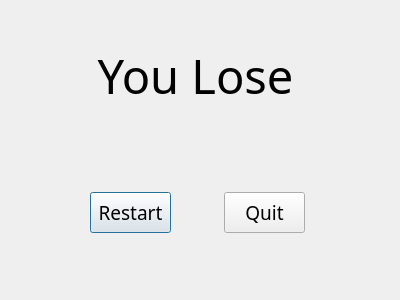
<?xml version="1.0" encoding="UTF-8"?>
<ui version="4.0">
 <class>result_lose</class>
 <widget class="QDialog" name="result_lose">
  <property name="geometry">
   <rect>
    <x>0</x>
    <y>0</y>
    <width>400</width>
    <height>300</height>
   </rect>
  </property>
  <property name="windowTitle">
   <string>Dialog</string>
  </property>
  <widget class="QLabel" name="label">
   <property name="geometry">
    <rect>
     <x>90</x>
     <y>40</y>
     <width>211</width>
     <height>71</height>
    </rect>
   </property>
   <property name="font">
    <font>
     <family>MV Boli</family>
     <pointsize>35</pointsize>
    </font>
   </property>
   <property name="text">
    <string>You Lose</string>
   </property>
   <property name="alignment">
    <set>Qt::AlignCenter</set>
   </property>
  </widget>
  <widget class="QPushButton" name="pushButton">
   <property name="geometry">
    <rect>
     <x>90</x>
     <y>192</y>
     <width>81</width>
     <height>41</height>
    </rect>
   </property>
   <property name="font">
    <font>
     <family>MV Boli</family>
     <pointsize>14</pointsize>
    </font>
   </property>
   <property name="text">
    <string>Restart</string>
   </property>
  </widget>
  <widget class="QPushButton" name="pushButton_2">
   <property name="geometry">
    <rect>
     <x>224</x>
     <y>192</y>
     <width>81</width>
     <height>41</height>
    </rect>
   </property>
   <property name="font">
    <font>
     <family>MV Boli</family>
     <pointsize>14</pointsize>
    </font>
   </property>
   <property name="text">
    <string>Quit</string>
   </property>
  </widget>
 </widget>
 <resources/>
 <connections/>
</ui>
